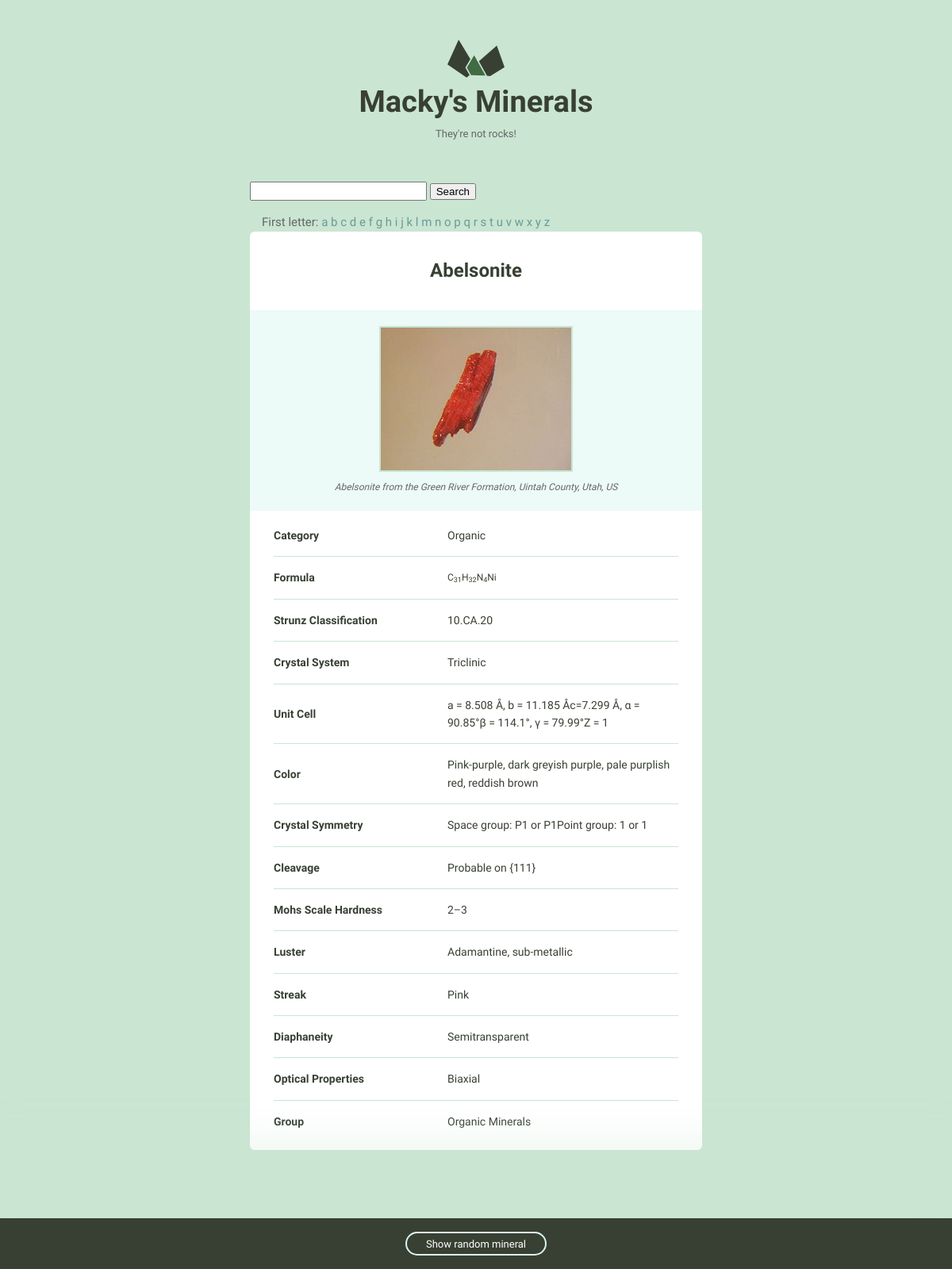
Page /detail/1/ on the committed database.
### minerals/models.py (models this page shows, shortened)
class Mineral(models.Model):
    name = models.CharField(max_length=255)
    image_filename = models.CharField(max_length=255, blank=True)
    image_caption = models.CharField(max_length=255, blank=True)
    category = models.CharField(max_length=255, blank=True)
    formula = models.CharField(max_length=255, blank=True)
    strunz_classification = models.CharField(max_length=255, blank=True)
    crystal_system = models.CharField(max_length=255, blank=True)
    unit_cell = models.CharField(max_length=255, blank=True)
    color = models.CharField(max_length=255, blank=True)
    crystal_symmetry = models.CharField(max_length=255, blank=True)
    cleavage = models.CharField(max_length=255, blank=True)
    mohs_scale_hardness = models.CharField(max_length=255, blank=True)
    luster = models.CharField(max_length=255, blank=True)
    streak = models.CharField(max_length=255, blank=True)
    diaphaneity = models.CharField(max_length=255, blank=True)
    optical_properties = models.CharField(max_length=255, blank=True)
    refractive_index = models.CharField(max_length=255,  blank=True)
    crystal_habit = models.CharField(max_length=255, blank=True)
    specific_gravity = models.CharField(max_length=255, blank=True)
    group = models.CharField(max_length=255, blank=True)

### minerals/views.py (the view)
# urls.py: url(r'detail/(?P<pk>\d+)/$', views.mineral_detail,
def mineral_detail(request, pk):
    all_minerals = Mineral.objects.all()
    random_mineral = random.choice(all_minerals)
    mineral = get_object_or_404(Mineral, pk=pk)
    return render(request, 'mineral_detail.html', {'mineral': mineral,
                                                   'random': random_mineral})

### minerals/templates/mineral_detail.html (shortened to what this page needs)
{% extends "layout.html" %}
{% block bounds_size %}
  <div class="bounds bounds--small">
{% endblock %}
{% block content %}
  <div class="grid-100 mineral__container">
    <h1 class="mineral__name">{{ mineral.name|title }}</h1>
    <div class="mineral__image-bg">
      <img class="mineral__image"
           src="/static/images/{{ mineral.name }}.jpg")>
      <p class="mineral__caption">{{ mineral.image_caption }}</p>
    </div>
    <div class="mineral__table-container">
      <table class="mineral__table">
        {% if mineral.category %}
          <tr>
            <td class="mineral__category">Category</td>
            <td>{{ mineral.category }}</td>
          </tr>
        {% endif %}
        {% if mineral.formula %}
          <tr>
            <td class="mineral__category">Formula</td>
            <td class="mineral__formula">{{ mineral.formula|safe }}</td>
          </tr>
        {% endif %}
        {% if mineral.strunz_classification %}
          <tr>
            <td class="mineral__category">Strunz Classification</td>
            <td>{{ mineral.strunz_classification }}</td>
          </tr>
        {% endif %}
        {% if mineral.crystal_system %}
          <tr>
            <td class="mineral__category">Crystal System</td>
            <td>{{ mineral.crystal_system }}</td>
          </tr>
        {% endif %}
        {% if mineral.unit_cell %}
          <tr>
            <td class="mineral__category">Unit Cell</td>
            <td>{{ mineral.unit_cell }}</td>
          </tr>
        {% endif %}
        {% if mineral.color %}
          <tr>
            <td class="mineral__category">Color</td>
            <td>{{ mineral.color }}</td>
          </tr>
        {% endif %}
        {% if mineral.crystal_symmetry %}
          <tr>
            <td class="mineral__category">Crystal Symmetry</td>
            <td>{{ mineral.crystal_symmetry }}</td>
          </tr>
        {% endif %}
        {% if mineral.cleavage %}
          <tr>
            <td class="mineral__category">Cleavage</td>
            <td>{{ mineral.cleavage }}</td>
          </tr>
        {% endif %}
        {% if mineral.mohs_scale_hardness %}
          <tr>
            <td class="mineral__category">Mohs Scale Hardness</td>
            <td>{{ mineral.mohs_scale_hardness }}</td>
          </tr>
        {% endif %}
        {% if mineral.luster %}
          <tr>
            <td class="mineral__category">Luster</td>
            <td>{{ mineral.luster }}</td>
          </tr>
        {% endif %}
        {% if mineral.streak %}
          <tr>
            <td class="mineral__category">Streak</td>
            <td>{{ mineral.streak }}</td>
          </tr>
        {% endif %}
        {% if mineral.diaphaneity %}
          <tr>
            <td class="mineral__category">Diaphaneity</td>
            <td>{{ mineral.diaphaneity }}</td>
          </tr>
        {% endif %}
        {% if mineral.optical_properties %}
          <tr>
            <td class="mineral__category">Optical Properties</td>
            <td>{{ mineral.optical_properties }}</td>
          </tr>
        {% endif %}
        {% if mineral.group %}
          <tr>
            <td class="mineral__category">Group</td>
            <td>{{ mineral.group }}</td>
          </tr>
        {% endif %}
      </table>
    </div>
  </div>
{% endblock %}

### minerals/templates/layout.html (shortened to what this page needs)
{% load static from staticfiles %}
<!DOCTYPE html>
<html lang="en">
<head>
    <link rel="stylesheet" href="{% static 'css/global.css' %}">
</head>
<body>
<div>
{% block bounds_size %}
{% endblock %}
  <div class="grid-100">
    <a href="/">
      <h1 class="logo__name text-centered">Macky's Minerals</h1>
    </a>
    <p class="logo__text text-centered">They're not rocks!</p>
      <form action="{% url 'mineral_name_search' %}" method="GET">
        <input type="search" name="q" title="search">
        <button type="submit">Search</button>
      </form>
      <div class="grid-80">
      First letter:
        {% for letter in 'abcdefghijklmnopqrstuvwxyz' %}
          <a href="{% url 'mineral_first_search' letter=letter %}">
          {% if letter == active_letter %}
            <b>{{ letter }}</b>
          {% else %}
            {{ letter }}
          {% endif %}
          </a>
        {% endfor %}
      </div>
    {% block content %}
    {% endblock %}
  </div>
</div>
<div class="minerals__random">
  <a class="minerals__anchor" href="{% url 'mineral_detail' pk=random.pk %}">Show random mineral</a>
</div>
</body>
</html>

### minerals/static/css/global.css (style rules this page uses)
html { font-family: sans-serif; -ms-text-size-adjust: 100%; -webkit-text-size-adjust: 100%; }
body { margin: 0; }
a { background-color: transparent; }
h1 { font-size: 2em; margin: 0.67em 0; }
sub { font-size: 75%; line-height: 0; position: relative; vertical-align: baseline; bottom: -0.25em; }
img { border: 0; }
svg:not(:root) { overflow: hidden; }
input { color: inherit; font: inherit; margin: 0; }
input { line-height: normal; }
input[type="search"] { -webkit-appearance: textfield; -moz-box-sizing: content-box; -webkit-box-sizing: content-box; box-sizing: content-box; }
table { border-collapse: collapse; border-spacing: 0; }
td, th { padding: 0; }
html { font-size: 62.5%; }
body { background-color: #CAE5D2; font-size: 1.5em; line-height: 1.6; font-weight: 400; font-family: "Cousine"; color: #666; }
.bounds { max-width: 800px; margin: 0 auto; padding: 50px 0 150px; overflow: hidden; }
.bounds--small { max-width: 600px; padding: 50px 10px 150px; }
.grid, .grid-5, .grid-10, .grid-15, .grid-20, .grid-25, .grid-30, .grid-33, .grid-35, .grid-40, .grid-45, .grid-50, .grid-55, .grid-60, .grid-65, .grid-66, .grid-70, .grid-75, .grid-80, .grid-90, .grid-95, .grid-100 { float: left; box-sizing: border-box; position: relative; }
.grid-80 { width: 80%; padding: 0 15px; }
.grid-100 { width: 100%; padding: 0 15px; }
h1, h2, h3, h4, h5, h6 { margin-top: 0; margin-bottom: 2rem; font-weight: bold; font-family: "Work Sans", sans-serif; color: #384033; }
h1 { font-size: 3.8rem; }
@media (min-width: 550px) { h1 { font-size: 3.8rem; } }
p { margin-top: 0; font-size: 1.6rem; }
a { color: #689b98; text-decoration: none; -webkit-transition: color 0.2s; -moz-transition: color 0.2s; -ms-transition: color 0.2s; -o-transition: color 0.2s; transition: color 0.2s; }
th, td { padding: 15px; text-align: left; border-bottom: 1px solid #e1e1e1; }
th:first-child, td:first-child { padding-left: 0; }
th:last-child, td:last-child { padding-right: 0; }
input { margin-bottom: 1.5rem; }
table, p, ul { margin-bottom: 2.5rem; }
.text-centered { text-align: center; }
.logo { display: block; fill: #384033; position: relative; margin: 0 auto; width: 72px; }
.logo__name { margin-bottom: 0; }
.logo__text { margin-bottom: 50px; font-size: 13px; }
.minerals__anchor { border: solid 2px #DCF5F2; border-radius: 100px; color: #384033; display: block; font-size: 13px; text-align: center; padding: 8px 0 7px 0; width: 100%; transition: background-color 200ms ease-in-out, font-weight 200ms ease-in-out, color 200ms ease-in-out; }
.minerals__random { background-color: #384033; box-shadow: 0 0 100px 50px #CAE5D2; color: #fff; padding: 20px 0 20px 0; position: fixed; bottom: 0; text-align: center; width: 100%; }
.minerals__random .minerals__anchor { display: inline; color: #fff; padding: 6px 24px 5px 24px; }
.mineral__container { background-color: #fff; border-radius: 6px; list-style: none; padding: 0; text-align: center; }
.mineral__name { display: block; width: 100%; margin: 0; font-size: 24px; padding: 30px 0 30px 0; }
.mineral__image { display: block; margin: 0 auto; border: solid 2px #CAE5D2; }
.mineral__image-bg { background-color: #ecfaf8; padding: 20px 0; }
.mineral__caption { font-size: 12px; font-style: italic; padding: 10px 0 0 0; margin: 0; }
.mineral__table { font-size: 14px; color: #384033; }
.mineral__table td { border-color: #CAE5D2; }
.mineral__table tr:last-of-type td { border-bottom: none; padding-bottom: 0; }
.mineral__table-container { padding: 5px 30px 0; }
.mineral__category { font-weight: bold; width: 40%; }
.mineral__formula { font-size: 12px; }

### rows in the picture
Mineral: name "Abelsonite", name (picture), image_caption "Abelsonite from the Green River Formation, Uintah County, Utah, US", category "Organic", formula "C 31 H 32 N 4 Ni", strunz_classification "10.CA.20", crystal_system "Triclinic", unit_cell "a = 8.508 Å, b = 11.185 Åc=7.299 Å, α = 90.85°β = 114.1°, γ = 79.99°Z = 1", color "Pink-purple, dark greyish purple, pale purplish red, reddish brown", crystal_symmetry "Space group: P1 or P1Point group: 1 or 1", cleavage "Probable on {111}", mohs_scale_hardness "2–3", luster "Adamantine, sub-metallic", streak "Pink", diaphaneity "Semitransparent", optical_properties "Biaxial", group "Organic Minerals"

### other values in the picture
{{ letter }} "a" "b" "c" "d" "e" "f" "g" "h" "i" "j" "k" "l" "m" "n" "o" "p" "q" "r" "s" "t" "u" "v" "w" "x" "y" "z"
